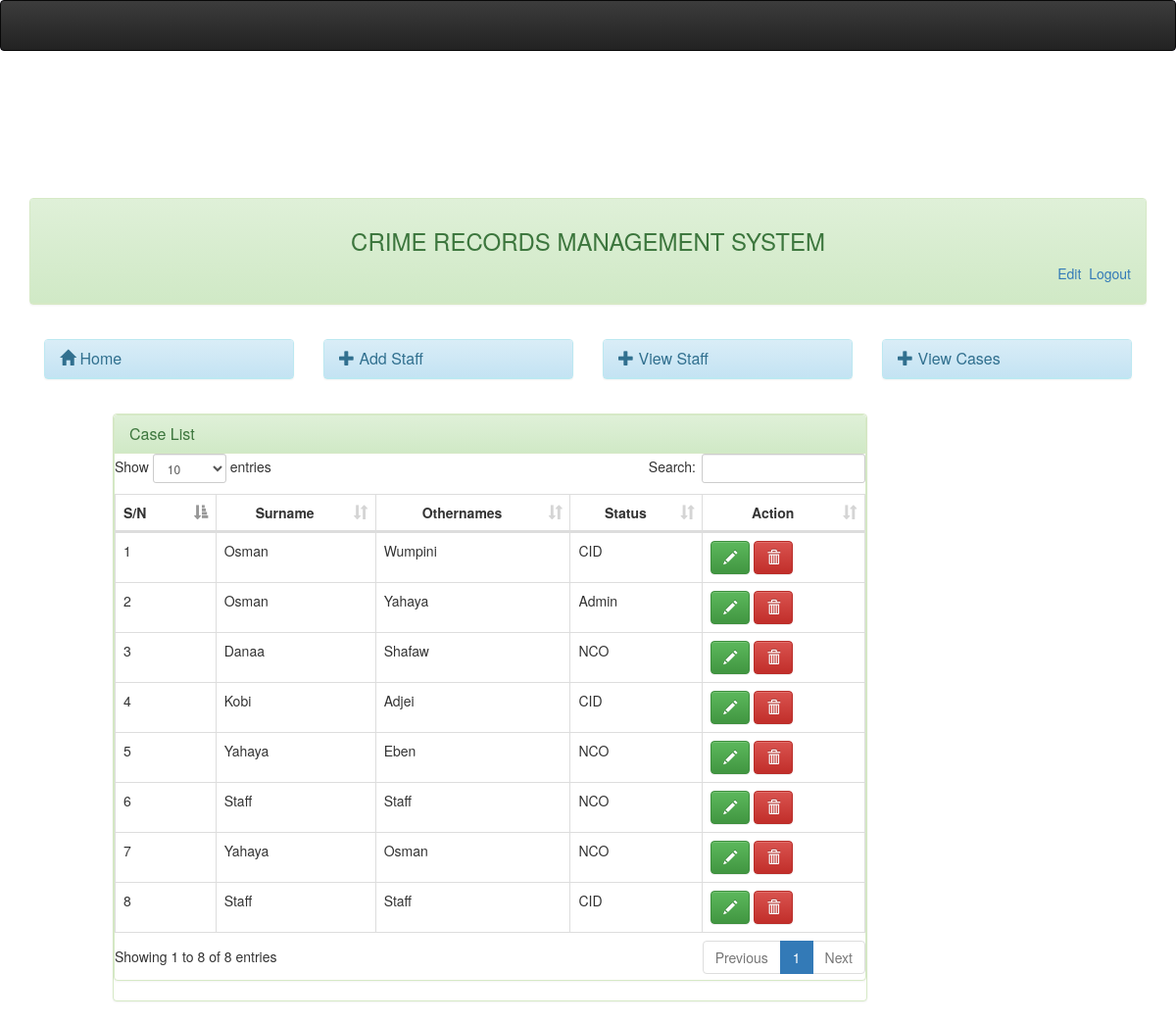
Screenshot of /admin/user.php (signed in) with the database file from the repository.
### tables this page shows
CREATE TABLE `userlogin` (
  `id` int(11) NOT NULL,
  `staffid` varchar(20) NOT NULL,
  `status` varchar(50) NOT NULL,
  `password` varchar(50) NOT NULL,
  `surname` varchar(50) NOT NULL,
  `othernames` varchar(50) NOT NULL
);

### admin/user.php (the view, shortened to what this page needs)
<?php
include('header.php');
 ?>
<br />
<div class="container-fluid">
	<?php include('menubar.php');?>
	<div class="col-md-1"></div>
	<div class="col-md-8">
		<div class="panel panel-success">
			<div class="panel panel-success">
			 	<div class="panel-heading">
			 		<h3 class="panel-title">
			 			Case List
			 		</h3>
			 	</div>
<div id="trans-table">
<table id="myTable-trans" class="table table-bordered table-hover" cellspacing="0" width="100%">
	<thead>
	    <tr>
	        <th>S/N</th>
	        <th ><center>Surname</center></th>
	        <th><center>Othernames</center></th>
	        <th><center>Status</center></th>
	        <th><center>Action</center></th>
	    </tr>
	</thead>
    <tbody>
    	<?php
		$sn=0;
		$query=mysqli_query($dbcon,"select * from userlogin");
		while($row = mysqli_fetch_array($query)){
		$id = $row['staffid'];
		$sn++;
		?>
		<tr>
        <td><?php echo $sn;?></td>
		<td><?php echo $row['surname'];?></td>
		<td><?php echo $row['othernames']; ?></td>
		<td><?php echo $row['status']; ?></td>
		<td class="empty" width="">
			<button type="button" data-toggle="modal" data-target="#edit<?php echo $row['staffid'];?>" data-placement="left" title="Click to edit"   class="btn btn-success"><span class="glyphicon glyphicon-pencil" aria-hidden="true"></span></button>
		<button type="button" data-toggle="modal" data-target="#<?php echo $id;?>" data-placement="left"  class="btn btn-danger"><span class="glyphicon glyphicon-trash" aria-hidden="true"></span></button>
		</td>
		</tr>
	<?php } ?>
    </tbody>
</table>
</div>
</div>
	</div>
</div>
</body>
</html>

### admin/header.php (shortened to what this page needs)
 <!DOCTYPE html>
<html lang="">
  <head>
    <link rel="stylesheet" type="text/css" href="../assets/css/bootstrap.min.css">
    <link rel="stylesheet" type="text/css" href="../assets/css/bootstrap-theme.min.css">
    <link href="../assets/css/simple-sidebar.css" rel="stylesheet">
    <link href="../assets/css/dataTables.bootstrap.min.css" rel="stylesheet">
  </head>
<body>
<nav class="navbar navbar-inverse" style="background-color:darkslateblue;color: white; margin-bottom: 130px;">
  <div class="container-fluid">
    <a class="navbar-brand" href="#"> <img  src="" class="rounded"></a>
  </div>
</nav>

### admin/menubar.php (shortened to what this page needs)
<div class="col-md-12">
	<div class="panel panel-success">
		<div class="panel-heading" style="padding-bottom: 40px;">
			<center><h3>CRIME RECORDS MANAGEMENT SYSTEM</h3></center>
                           <span class="pull-right">
                                 <a href="profile.php"><i class="icon-signout icon-large"></i>&nbsp;Edit</a>
                                  <a href="logout.php"><i class="icon-signout icon-large"></i>&nbsp;Logout</a>
                                 </span>
                   </div>
		</div>
		<div class="panel-body">
			<div class="row">
				<div class="col-md-3">
					<div class="panel panel-info">
						<div class="panel-heading">
							<h3 class="panel-title"> <a href="index.php">
								<span class="glyphicon glyphicon-home" aria-hidden="true"></span> Home</a>
						</div>
					</div>
				</div>
				<div class="col-md-3">
					<div class="panel panel-info">
						<div class="panel-heading">
							<h3 class="panel-title"> <a href="addstaff.php">
								<span class="glyphicon glyphicon-plus" aria-hidden="true"></span>
							Add Staff</a>
							</h3>
						</div>
					</div>
				</div>
				<div class="col-md-3">
					<div class="panel panel-info">
						<div class="panel-heading">
							<h3 class="panel-title"> <a href="user.php">
								<span class="glyphicon glyphicon-plus" aria-hidden="true"></span>
							View Staff</a>
							</h3>
						</div>
					</div>
				</div>
				<div class="col-md-3">
					<div class="panel panel-info">
						<div class="panel-heading">
							<h3 class="panel-title"> <a href="caseview.php">
								<span class="glyphicon glyphicon-plus" aria-hidden="true"></span>
							View Cases</a>
							</h3>
						</div>
					</div>
				</div>
			</div>
		</div>
	</div>
</div>

### assets/css/simple-sidebar.css (style rules this page uses)
body { overflow-x: hidden; }

### rows the page displays
userlogin: surname "Osman", othernames "Wumpini", status "CID"
userlogin: surname "Osman", othernames "Yahaya", status "Admin"
userlogin: surname "Danaa", othernames "Shafaw", status "NCO"
userlogin: surname "Kobi", othernames "Adjei", status "CID"
userlogin: surname "Yahaya", othernames "Eben", status "NCO"
userlogin: surname "Staff", othernames "Staff", status "NCO"
userlogin: surname "Yahaya", othernames "Osman", status "NCO"
userlogin: surname "Staff", othernames "Staff", status "CID"
